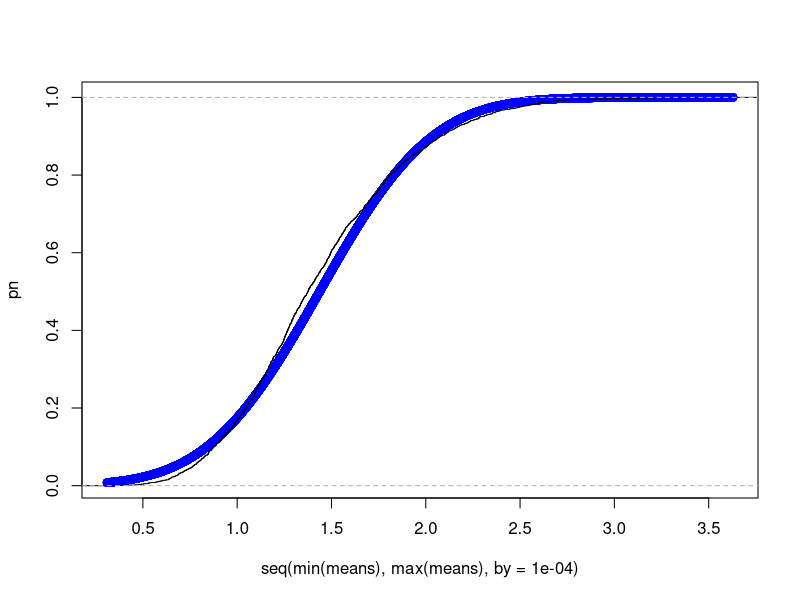

Source code (R): (Note: this script raises an error after producing the figure.)
## ---- chunk 1
n = 009
N = 2000
k = 7
means =  colMeans(matrix(rexp(N*n, rate=k/10),n))# array of the data
m = sum(means)/N
sd1 = sqrt(var(means))
pn <- pnorm(seq(min(means), max(means), by=.0001), mean=m, sd=sd1)
Fd <- ecdf(means)# the empirical cumulative distribution function 
plot(seq(min(means), max(means), by=.0001), pn, col = "blue")
lines(Fd)
f <- seq(m - (3*sqrt(v)), m + (3*sqrt(v)), length.out=200)
d = max(abs(Fd(f) - pnorm(f, mean = m, sd = sqrt(v))))

cat("max d == ");print(d)
